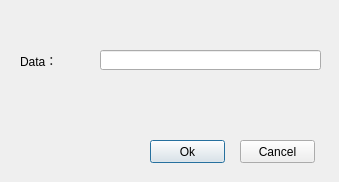
<?xml version="1.0" encoding="UTF-8"?>
<ui version="4.0">
 <class>Dialog</class>
 <widget class="QDialog" name="Dialog">
  <property name="geometry">
   <rect>
    <x>0</x>
    <y>0</y>
    <width>339</width>
    <height>182</height>
   </rect>
  </property>
  <property name="windowTitle">
   <string>Dialog</string>
  </property>
  <widget class="QLineEdit" name="lineEdit">
   <property name="geometry">
    <rect>
     <x>100</x>
     <y>50</y>
     <width>221</width>
     <height>20</height>
    </rect>
   </property>
  </widget>
  <widget class="QLabel" name="label">
   <property name="geometry">
    <rect>
     <x>20</x>
     <y>50</y>
     <width>54</width>
     <height>21</height>
    </rect>
   </property>
   <property name="text">
    <string>Data：</string>
   </property>
  </widget>
  <widget class="QPushButton" name="pushButtonOK">
   <property name="geometry">
    <rect>
     <x>150</x>
     <y>140</y>
     <width>75</width>
     <height>23</height>
    </rect>
   </property>
   <property name="text">
    <string>Ok</string>
   </property>
  </widget>
  <widget class="QPushButton" name="pushButtonCancel">
   <property name="geometry">
    <rect>
     <x>240</x>
     <y>140</y>
     <width>75</width>
     <height>23</height>
    </rect>
   </property>
   <property name="text">
    <string>Cancel</string>
   </property>
  </widget>
 </widget>
 <resources/>
 <connections/>
</ui>
